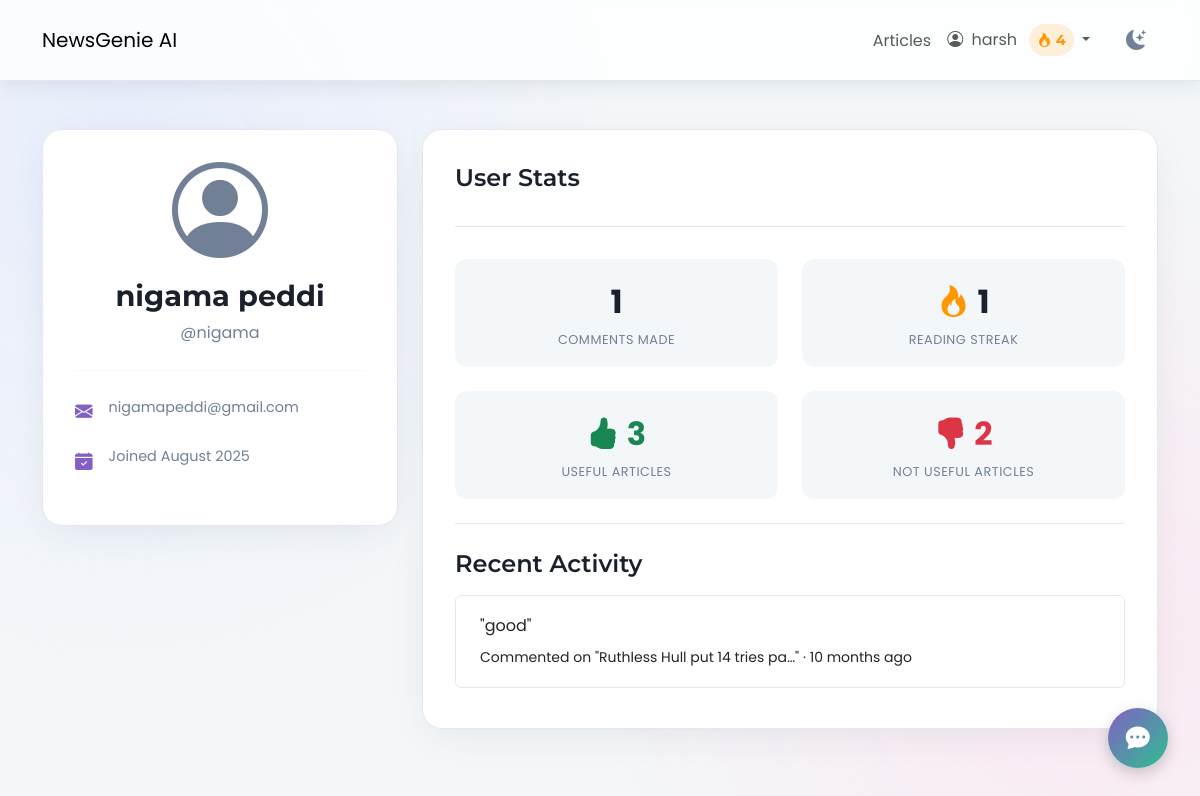
Screenshot of /users/profile/nigama/ (signed in) with the database file from the repository.
### users/models.py (models this page shows, shortened)
class Profile(models.Model):
    user = models.OneToOneField(User, on_delete=models.CASCADE)
    bio = models.TextField(max_length=500, blank=True, null=True)
    streak_count = models.IntegerField(default=0)
    last_login_date = models.DateField(null=True, blank=True)

### news/models.py (models this page shows, shortened)
class Comment(models.Model):
    article = models.ForeignKey(Article, on_delete=models.CASCADE, related_name='comments')
    user = models.ForeignKey(User, on_delete=models.CASCADE)
    content = models.TextField()
    created_at = models.DateTimeField(auto_now_add=True)
    approved = models.BooleanField(default=False)
    class Meta:
        ordering = ['created_at']

class Article(models.Model):
    title = models.CharField(max_length=255)
    author = models.CharField(max_length=100, default="Unknown")
    content = models.TextField()
    url = models.URLField(unique=True)
    source = models.CharField(max_length=100)
    published_at = models.DateTimeField()
    summary = models.TextField(blank=True, null=True)
    category = models.ManyToManyField(Category, related_name='articles')
    approved = models.BooleanField(default=False)
    audio_file = models.FileField(upload_to='news_audio/', blank=True, null=True)
    reading_time = models.PositiveIntegerField(default=0, help_text="Estimated reading time in minutes")
    is_spotlighted = models.BooleanField(default=False, help_text="Check this to feature this article on the articles page.")
    def approved_status(self):
        return self.approved
    approved_status.boolean = True
    approved_status.short_description = "Approved"

### users/views.py (the view)
# urls.py: path('profile/<str:username>/', profile_view, name='profile'),
@login_required
def profile_view(request, username):
    profile_user = get_object_or_404(User, username=username)
    user_comments = Comment.objects.filter(user=profile_user).order_by('-created_at')[:10]
    useful_count = ArticleFeedback.objects.filter(user=profile_user, is_useful=True).count()
    not_useful_count = ArticleFeedback.objects.filter(user=profile_user, is_useful=False).count()
    context = {
        'profile_user': profile_user,
        'user_comments': user_comments,
        'useful_count': useful_count,
        'not_useful_count': not_useful_count,
    }
    return render(request, 'users/profile.html', context)

### users/templates/users/profile.html (shortened to what this page needs)
{% extends 'news/base.html' %}
{% load humanize %}
{% block content %}
<div class="profile-page-container mt-4">
    <div class="row g-4">
        <div class="col-lg-4">
            <div class="app-card profile-info-card text-center">
                <div class="profile-avatar mb-3">
                    <i class="bi bi-person-circle"></i>
                </div>
                <h2 class="profile-full-name">
                    {% if profile_user.get_full_name %}
                        {{ profile_user.get_full_name }}
                    {% else %}
                        {{ profile_user.username }}
                    {% endif %}
                </h2>
                <p class="profile-username-display">@{{ profile_user.username }}</p>
                <hr class="my-4">
                <div class="profile-meta-info text-start">
                    <div class="meta-item">
                        <i class="bi bi-envelope-fill"></i>
                        <span>{{ profile_user.email }}</span>
                    </div>
                    <div class="meta-item">
                        <i class="bi bi-calendar-check-fill"></i>
                        <span>Joined {{ profile_user.date_joined|date:"F Y" }}</span>
                    </div>
                </div>
            </div>
        </div>
        <div class="col-lg-8">
            <div class="app-card profile-activity-card">
                <h3 class="section-title mb-3">User Stats</h3>
                <div class="profile-stats-grid mb-4">
                    <div class="stat-card">
                        <div class="stat-value">{{ user_comments.count }}</div>
                        <div class="stat-label">Comments Made</div>
                    </div>
                    <div class="stat-card">
                        <div class="stat-value">
                            <i class="bi bi-fire"></i> {{ profile_user.profile.streak_count }}
                        </div>
                        <div class="stat-label">Reading Streak</div>
                    </div>
                    <div class="stat-card">
                        <div class="stat-value text-success">
                            <i class="bi bi-hand-thumbs-up-fill"></i> {{ useful_count }}
                        </div>
                        <div class="stat-label">
                            {% if request.user == profile_user %}
                                <a href="{% url 'users:useful-articles-list' %}">Useful Articles</a>
                            {% else %}
                                Useful Articles
                            {% endif %}
                        </div>
                    </div>
                    <div class="stat-card">
                        <div class="stat-value text-danger">
                            <i class="bi bi-hand-thumbs-down-fill"></i> {{ not_useful_count }}
                        </div>
                        <div class="stat-label">
                            {% if request.user == profile_user %}
                                <a href="{% url 'users:not-useful-articles-list' %}">Not Useful Articles</a>
                            {% else %}
                                Not Useful Articles
                            {% endif %}
                        </div>
                    </div>
                </div>
                <h3 class="section-title mb-3">Recent Activity</h3>
                {% if user_comments %}
                    <div class="list-group">
                        {% for comment in user_comments %}
                            <a href="{% url 'news:detail' comment.article.pk %}#comment-{{ comment.pk }}" class="list-group-item list-group-item-action profile-comment-card">
                                <p class="comment-content mb-1">"{{ comment.content|truncatewords:20 }}"</p>
                                <small class="comment-meta">
                                    Commented on "{{ comment.article.title|truncatechars:30 }}" &middot; {{ comment.created_at|naturaltime }}
                                </small>
                            </a>
                        {% endfor %}
                    </div>
                {% else %}
                    <p class="text-center text-muted mt-5">This user hasn't made any comments yet.</p>
                {% endif %}
            </div>
        </div>
    </div>
</div>
{% endblock %}

### templates/news/base.html (shortened to what this page needs)
{% load static %}
<!DOCTYPE html>
<html lang="en">
<head>
    <link href="https://cdn.jsdelivr.net/npm/bootstrap@5.3.0/dist/css/bootstrap.min.css" rel="stylesheet">
    <link rel="stylesheet" href="https://cdn.jsdelivr.net/npm/bootstrap-icons@1.10.5/font/bootstrap-icons.css">
    <link rel="stylesheet" href="{% static 'css/newsgenie.css' %}">
</head>
<body class="{{ request.COOKIES.theme|default:'light' }}-mode">
    <header class="app-navbar navbar navbar-expand-lg sticky-top">
        <div class="container">
            <a class="navbar-brand navbar-brand-custom" href="{% url 'news:homepage' %}">NewsGenie AI</a>
            <div class="collapse navbar-collapse" id="navbarNav">
                <ul class="navbar-nav ms-auto align-items-center">
                    {% if user.is_authenticated %}
                        <li class="nav-item">
                            <a class="nav-link nav-link-custom" href="{% url 'news:article_list' %}">Articles</a>
                        </li>
                        <li class="nav-item dropdown">
                            <a class="nav-link nav-link-custom dropdown-toggle" href="#" id="navbarDropdown" role="button" data-bs-toggle="dropdown" aria-expanded="false">
                                <i class="bi bi-person-circle me-1"></i>
                                {{ user.username }}
                                <span class="streak-indicator ms-2">
                                    <i class="bi bi-fire"></i> {{ user.profile.streak_count }}
                                </span>
                            </a>
                        </li>
                    {% endif %}
                    <li class="nav-item ms-3">
                        <button id="theme-toggle" class="btn theme-toggle-btn">
                            <i class="bi bi-moon-stars-fill"></i>
                        </button>
                    </li>
                </ul>
            </div>
        </div>
    </header>
    <main class="container my-5 app-content-wrapper">
        {% block content %}{% endblock %}
    </main>
    <div id="chatbot-container">
        <button id="chatbot-toggle-btn" class="app-btn secondary-btn">
            <i class="bi bi-chat-dots-fill"></i>
        </button>
    </div>
</body>
</html>

### rows the page displays
Comment: content "good", article "Ruthless Hull put 14 tries pa…", created_at "10 months ago"

### other values shown
{{ user.username }} "harsh"
{{ user.profile.streak_count }} "4"
{{ profile_user.get_full_name }} "nigama peddi"
{{ profile_user.username }} "nigama"
{{ profile_user.email }} "nigamapeddi@gmail.com"
{{ profile_user.date_joined|date:"F Y" }} "August 2025"
{{ user_comments.count }} "1"
{{ profile_user.profile.streak_count }} "1"
{{ useful_count }} "3"
{{ not_useful_count }} "2"
